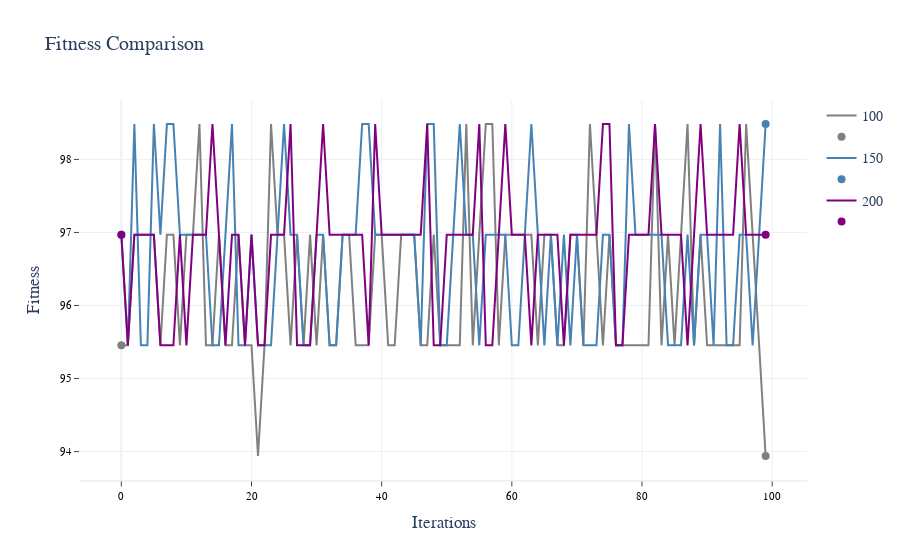
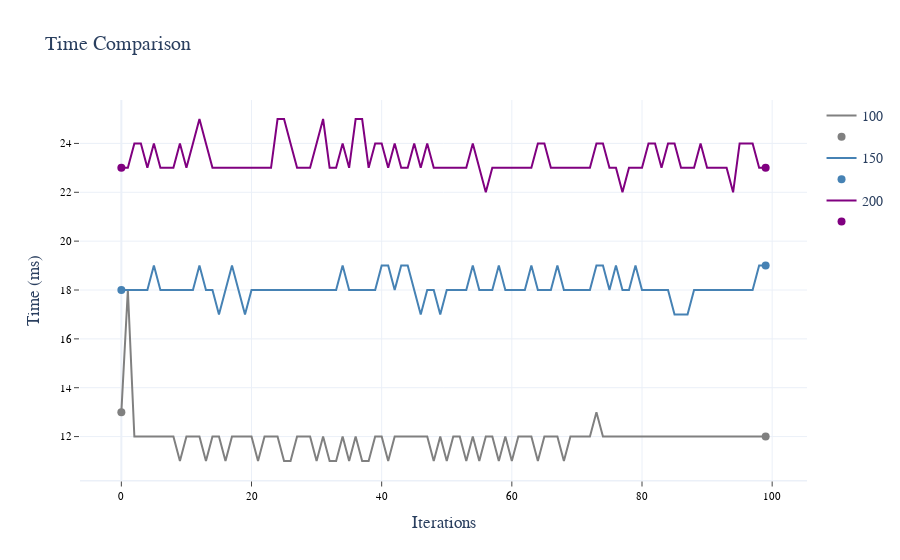

Notebook source saved alongside these figures, in order:
### Markdown cell above
### __2.4 Population__

### Code cell
# seed for reproducibility
np.random.seed(0)

# Define the range of values
population = [100, 150, 200]

# Setting previous best parameter as new default value
params.update(replace_param)

# Print current parameters to use in best_operators_search
print('\033[1mParameters for GA:\033[0m', end='\n\n')
print(params, end='\n\n')

param_list, df = best_operators_search('pop', population, params)

# Displaying average results of the 100 iterations
print('\033[1mAverage results:', end='\n')
df['const'] = 'const'
df_avg = df.groupby('const').mean().reset_index(drop=True).round(3)
display(df_avg)

# Getting best parameter by fitness & time
best_param_fit = df_avg[[col for col in df_avg.columns if col.startswith('Fit_')]].idxmax(axis=1)[0].replace('Fit_', '')
best_param_time = df_avg[[col for col in df_avg.columns if col.startswith('Time_')]].idxmin(axis=1)[0].replace('Time_', '')
replace_param = {'pop': 150}
print(f'\nBest Fitness: \033[1m{best_param_fit}\033[0m\n\nBest Time: \033[1m{best_param_time}\033[0m', end='\n\n')

# Plotting results
plot_values(data = df, colors = color_palette[:len(population)], layout=2, template='white', grid=True)

### Figure 1 — Plotly figure (JSON) as saved in the notebook; plotly's stock layout.template omitted (floating-point values rounded to 4 significant figures)
{"data": [{"line": {"color": "gray", "width": 2}, "name": "100", "type": "scatter", "x": [0, 1, 2, 3, 4, 5, 6, 7, 8, 9, 10, 11, 12, 13, 14, 15, 16, 17, 18, 19, 20, 21, 22, 23, 24, 25, 26, 27, 28, 29, 30, 31, 32, 33, 34, 35, 36, 37, 38, 39, 40, 41, 42, 43, 44, 45, 46, 47, 48, 49, 50, 51, 52, 53, 54, 55, 56, 57, 58, 59, 60, 61, 62, 63, 64, 65, 66, 67, 68, 69, 70, 71, 72, 73, 74, 75, 76, 77, 78, 79, 80, 81, 82, 83, 84, 85, 86, 87, 88, 89, 90, 91, 92, 93, 94, 95, 96, 97, 98, 99], "y": [95.45, 95.45, 96.97, 96.97, 96.97, 96.97, 95.45, 96.97, 96.97, 95.45, 96.97, 96.97, 98.48, 95.45, 95.45, 96.97, 95.45, 95.45, 96.97, 95.45, 95.45, 93.94, 95.45, 98.48, 96.97, 96.97, 95.45, 96.97, 95.45, 96.97, 95.45, 96.97, 95.45, 95.45, 96.97, 96.97, 95.45, 95.45, 95.45, 96.97, 96.97, 95.45, 95.45, 96.97, 96.97, 96.97, 95.45, 95.45, 96.97, 95.45, 95.45, 95.45, 95.45, 98.48, 95.45, 96.97, 98.48, 98.48, 95.45, 96.97, 96.97, 96.97, 96.97, 96.97, 95.45, 96.97, 96.97, 95.45, 95.45, 96.97, 96.97, 95.45, 98.48, 96.97, 95.45, 96.97, 95.45, 95.45, 95.45, 95.45, 95.45, 95.45, 98.48, 95.45, 96.97, 95.45, 96.97, 98.48, 95.45, 96.97, 95.45, 95.45, 95.45, 95.45, 95.45, 95.45, 98.48, 96.97, 95.45, 93.94]}, {"marker": {"color": "gray", "size": 8}, "mode": "markers", "name": "", "type": "scatter", "x": [0, 99], "y": [95.45, 93.94]}, {"line": {"color": "steelblue", "width": 2}, "name": "150", "type": "scatter", "x": [0, 1, 2, 3, 4, 5, 6, 7, 8, 9, 10, 11, 12, 13, 14, 15, 16, 17, 18, 19, 20, 21, 22, 23, 24, 25, 26, 27, 28, 29, 30, 31, 32, 33, 34, 35, 36, 37, 38, 39, 40, 41, 42, 43, 44, 45, 46, 47, 48, 49, 50, 51, 52, 53, 54, 55, 56, 57, 58, 59, 60, 61, 62, 63, 64, 65, 66, 67, 68, 69, 70, 71, 72, 73, 74, 75, 76, 77, 78, 79, 80, 81, 82, 83, 84, 85, 86, 87, 88, 89, 90, 91, 92, 93, 94, 95, 96, 97, 98, 99], "y": [96.97, 95.45, 98.48, 95.45, 95.45, 98.48, 96.97, 98.48, 98.48, 96.97, 96.97, 96.97, 96.97, 96.97, 95.45, 95.45, 96.97, 98.48, 95.45, 95.45, 96.97, 95.45, 95.45, 95.45, 96.97, 98.48, 96.97, 96.97, 95.45, 95.45, 96.97, 96.97, 95.45, 95.45, 96.97, 96.97, 96.97, 98.48, 98.48, 96.97, 96.97, 96.97, 96.97, 96.97, 96.97, 96.97, 95.45, 98.48, 98.48, 95.45, 95.45, 96.97, 98.48, 96.97, 96.97, 95.45, 96.97, 96.97, 96.97, 96.97, 95.45, 95.45, 96.97, 98.48, 96.97, 95.45, 96.97, 95.45, 96.97, 95.45, 96.97, 95.45, 95.45, 95.45, 96.97, 96.97, 95.45, 95.45, 98.48, 96.97, 96.97, 96.97, 96.97, 96.97, 95.45, 95.45, 95.45, 96.97, 95.45, 96.97, 96.97, 95.45, 98.48, 95.45, 95.45, 96.97, 96.97, 95.45, 96.97, 98.48]}, {"marker": {"color": "steelblue", "size": 8}, "mode": "markers", "name": "", "type": "scatter", "x": [0, 99], "y": [96.97, 98.48]}, {"line": {"color": "purple", "width": 2}, "name": "200", "type": "scatter", "x": [0, 1, 2, 3, 4, 5, 6, 7, 8, 9, 10, 11, 12, 13, 14, 15, 16, 17, 18, 19, 20, 21, 22, 23, 24, 25, 26, 27, 28, 29, 30, 31, 32, 33, 34, 35, 36, 37, 38, 39, 40, 41, 42, 43, 44, 45, 46, 47, 48, 49, 50, 51, 52, 53, 54, 55, 56, 57, 58, 59, 60, 61, 62, 63, 64, 65, 66, 67, 68, 69, 70, 71, 72, 73, 74, 75, 76, 77, 78, 79, 80, 81, 82, 83, 84, 85, 86, 87, 88, 89, 90, 91, 92, 93, 94, 95, 96, 97, 98, 99], "y": [96.97, 95.45, 96.97, 96.97, 96.97, 96.97, 95.45, 95.45, 95.45, 96.97, 95.45, 96.97, 96.97, 96.97, 98.48, 96.97, 95.45, 96.97, 96.97, 95.45, 96.97, 95.45, 95.45, 96.97, 96.97, 96.97, 98.48, 95.45, 95.45, 95.45, 96.97, 98.48, 96.97, 96.97, 96.97, 96.97, 96.97, 96.97, 95.45, 98.48, 96.97, 96.97, 96.97, 96.97, 96.97, 96.97, 96.97, 98.48, 95.45, 95.45, 96.97, 96.97, 96.97, 96.97, 96.97, 98.48, 95.45, 95.45, 96.97, 98.48, 96.97, 96.97, 96.97, 95.45, 96.97, 96.97, 96.97, 96.97, 95.45, 96.97, 96.97, 96.97, 96.97, 96.97, 98.48, 98.48, 95.45, 95.45, 96.97, 96.97, 96.97, 96.97, 98.48, 96.97, 96.97, 96.97, 96.97, 95.45, 96.97, 98.48, 96.97, 96.97, 96.97, 96.97, 96.97, 98.48, 96.97, 96.97, 96.97, 96.97]}, {"marker": {"color": "purple", "size": 8}, "mode": "markers", "name": "", "type": "scatter", "x": [0, 99], "y": [96.97, 96.97]}], "layout": {"font": {"family": "Verdana", "size": 14}, "title": {"text": "Fitness Comparison"}, "xaxis": {"linewidth": 1.5, "showgrid": true, "showline": true, "showticklabels": true, "tickfont": {"color": "#000000", "family": "Verdana", "size": 11}, "ticks": "outside", "title": {"text": "Iterations"}}, "yaxis": {"showgrid": true, "showline": false, "showticklabels": true, "tickfont": {"color": "#000000", "family": "Verdana", "size": 11}, "ticks": "outside", "title": {"text": "Fitness"}, "zeroline": false}}}

### Figure 2 — Plotly figure (JSON) as saved in the notebook; plotly's stock layout.template omitted (floating-point values rounded to 4 significant figures)
{"data": [{"line": {"color": "gray", "width": 2}, "name": "100", "type": "scatter", "x": [0, 1, 2, 3, 4, 5, 6, 7, 8, 9, 10, 11, 12, 13, 14, 15, 16, 17, 18, 19, 20, 21, 22, 23, 24, 25, 26, 27, 28, 29, 30, 31, 32, 33, 34, 35, 36, 37, 38, 39, 40, 41, 42, 43, 44, 45, 46, 47, 48, 49, 50, 51, 52, 53, 54, 55, 56, 57, 58, 59, 60, 61, 62, 63, 64, 65, 66, 67, 68, 69, 70, 71, 72, 73, 74, 75, 76, 77, 78, 79, 80, 81, 82, 83, 84, 85, 86, 87, 88, 89, 90, 91, 92, 93, 94, 95, 96, 97, 98, 99], "y": [13, 18, 12, 12, 12, 12, 12, 12, 12, 11, 12, 12, 12, 11, 12, 12, 11, 12, 12, 12, 12, 11, 12, 12, 12, 11, 11, 12, 12, 12, 11, 12, 11, 11, 12, 11, 12, 11, 11, 12, 12, 11, 12, 12, 12, 12, 12, 12, 11, 12, 11, 12, 12, 11, 12, 11, 12, 12, 11, 12, 11, 12, 12, 12, 11, 12, 12, 12, 11, 12, 12, 12, 12, 13, 12, 12, 12, 12, 12, 12, 12, 12, 12, 12, 12, 12, 12, 12, 12, 12, 12, 12, 12, 12, 12, 12, 12, 12, 12, 12]}, {"marker": {"color": "gray", "size": 8}, "mode": "markers", "name": "", "type": "scatter", "x": [0, 99], "y": [13, 12]}, {"line": {"color": "steelblue", "width": 2}, "name": "150", "type": "scatter", "x": [0, 1, 2, 3, 4, 5, 6, 7, 8, 9, 10, 11, 12, 13, 14, 15, 16, 17, 18, 19, 20, 21, 22, 23, 24, 25, 26, 27, 28, 29, 30, 31, 32, 33, 34, 35, 36, 37, 38, 39, 40, 41, 42, 43, 44, 45, 46, 47, 48, 49, 50, 51, 52, 53, 54, 55, 56, 57, 58, 59, 60, 61, 62, 63, 64, 65, 66, 67, 68, 69, 70, 71, 72, 73, 74, 75, 76, 77, 78, 79, 80, 81, 82, 83, 84, 85, 86, 87, 88, 89, 90, 91, 92, 93, 94, 95, 96, 97, 98, 99], "y": [18, 18, 18, 18, 18, 19, 18, 18, 18, 18, 18, 18, 19, 18, 18, 17, 18, 19, 18, 17, 18, 18, 18, 18, 18, 18, 18, 18, 18, 18, 18, 18, 18, 18, 19, 18, 18, 18, 18, 18, 19, 19, 18, 19, 19, 18, 17, 18, 18, 17, 18, 18, 18, 18, 19, 18, 18, 18, 19, 18, 18, 18, 18, 19, 18, 18, 18, 19, 18, 18, 18, 18, 18, 19, 19, 18, 19, 18, 18, 19, 18, 18, 18, 18, 18, 17, 17, 17, 18, 18, 18, 18, 18, 18, 18, 18, 18, 18, 19, 19]}, {"marker": {"color": "steelblue", "size": 8}, "mode": "markers", "name": "", "type": "scatter", "x": [0, 99], "y": [18, 19]}, {"line": {"color": "purple", "width": 2}, "name": "200", "type": "scatter", "x": [0, 1, 2, 3, 4, 5, 6, 7, 8, 9, 10, 11, 12, 13, 14, 15, 16, 17, 18, 19, 20, 21, 22, 23, 24, 25, 26, 27, 28, 29, 30, 31, 32, 33, 34, 35, 36, 37, 38, 39, 40, 41, 42, 43, 44, 45, 46, 47, 48, 49, 50, 51, 52, 53, 54, 55, 56, 57, 58, 59, 60, 61, 62, 63, 64, 65, 66, 67, 68, 69, 70, 71, 72, 73, 74, 75, 76, 77, 78, 79, 80, 81, 82, 83, 84, 85, 86, 87, 88, 89, 90, 91, 92, 93, 94, 95, 96, 97, 98, 99], "y": [23, 23, 24, 24, 23, 24, 23, 23, 23, 24, 23, 24, 25, 24, 23, 23, 23, 23, 23, 23, 23, 23, 23, 23, 25, 25, 24, 23, 23, 23, 24, 25, 23, 23, 24, 23, 25, 25, 23, 24, 24, 23, 24, 23, 23, 24, 23, 24, 23, 23, 23, 23, 23, 23, 24, 23, 22, 23, 23, 23, 23, 23, 23, 23, 24, 24, 23, 23, 23, 23, 23, 23, 23, 24, 24, 23, 23, 22, 23, 23, 23, 24, 24, 23, 24, 24, 23, 23, 23, 24, 23, 23, 23, 23, 22, 24, 24, 24, 23, 23]}, {"marker": {"color": "purple", "size": 8}, "mode": "markers", "name": "", "type": "scatter", "x": [0, 99], "y": [23, 23]}], "layout": {"font": {"family": "Verdana", "size": 14}, "title": {"text": "Time Comparison"}, "xaxis": {"linewidth": 1.5, "showgrid": true, "showline": true, "showticklabels": true, "tickfont": {"color": "#000000", "family": "Verdana", "size": 11}, "ticks": "outside", "title": {"text": "Iterations"}}, "yaxis": {"showgrid": true, "showline": false, "showticklabels": true, "tickfont": {"color": "#000000", "family": "Verdana", "size": 11}, "ticks": "outside", "title": {"text": "Time (ms)"}, "zeroline": false}}}
